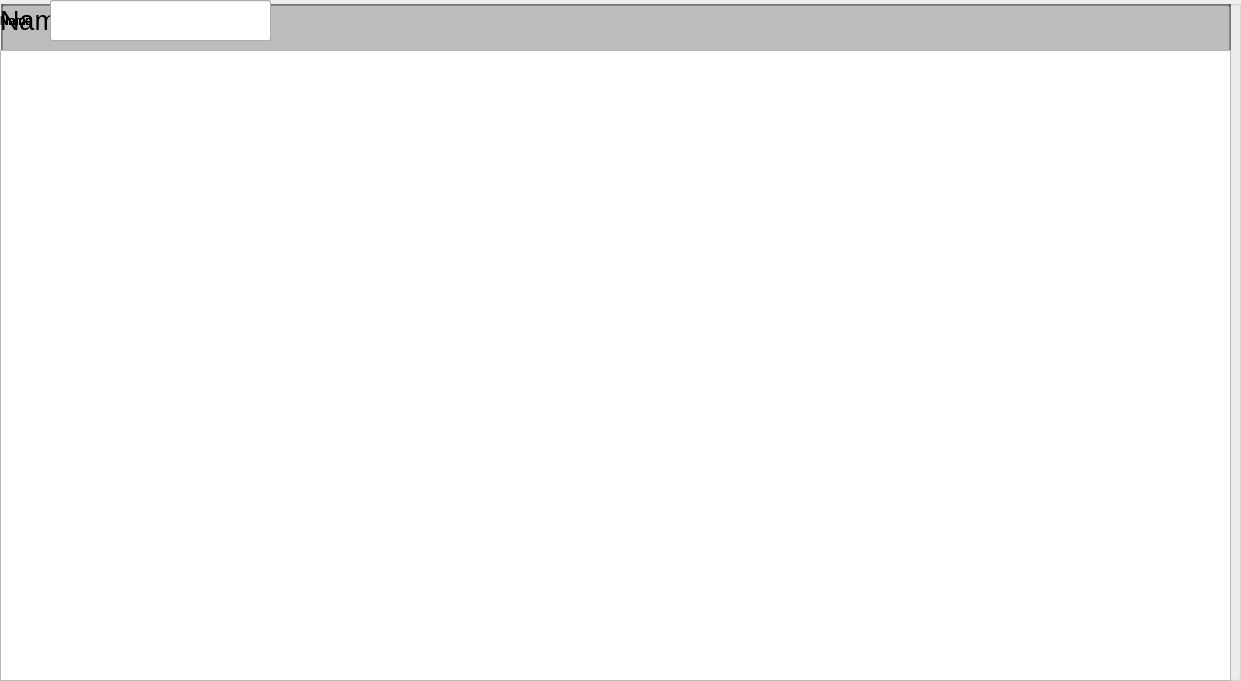
   <widget class="QGroupBox" name="groupBoxAllNotes">
    <property name="geometry">
     <rect>
      <x>100</x>
      <y>0</y>
      <width>1241</width>
      <height>681</height>
     </rect>
    </property>
    <property name="styleSheet">
     <string notr="true"/>
    </property>
    <property name="title">
     <string/>
    </property>
    <widget class="QGroupBox" name="groupBoxNote">
     <property name="geometry">
      <rect>
       <x>0</x>
       <y>0</y>
       <width>1231</width>
       <height>681</height>
      </rect>
     </property>
     <property name="font">
      <font>
       <pointsize>20</pointsize>
      </font>
     </property>
     <property name="styleSheet">
      <string notr="true"/>
     </property>
     <property name="title">
      <string/>
     </property>
     <widget class="QLabel" name="labelNameNote">
      <property name="geometry">
       <rect>
        <x>0</x>
        <y>0</y>
        <width>60</width>
        <height>41</height>
       </rect>
      </property>
      <property name="text">
       <string>Name</string>
      </property>
     </widget>
     <widget class="QLineEdit" name="lineEditNote1">
      <property name="geometry">
       <rect>
        <x>50</x>
        <y>0</y>
        <width>221</width>
        <height>41</height>
       </rect>
      </property>
      <property name="autoFillBackground">
       <bool>false</bool>
      </property>
     </widget>
     <widget class="QTextEdit" name="textEditNote1">
      <property name="geometry">
       <rect>
        <x>0</x>
        <y>50</y>
        <width>1231</width>
        <height>631</height>
       </rect>
      </property>
      <property name="cursor" stdset="0">
       <cursorShape>SizeFDiagCursor</cursorShape>
      </property>
     </widget>
    </widget>
    <widget class="QGroupBox" name="groupBoxNote_2">
     <property name="geometry">
      <rect>
       <x>0</x>
       <y>0</y>
       <width>1231</width>
       <height>681</height>
      </rect>
     </property>
     <property name="title">
      <string/>
     </property>
     <widget class="QLabel" name="labelNameNote_2">
      <property name="geometry">
       <rect>
        <x>0</x>
        <y>0</y>
        <width>60</width>
        <height>41</height>
       </rect>
      </property>
      <property name="text">
       <string>Name</string>
      </property>
     </widget>
     <widget class="QLineEdit" name="lineEditNote2">
      <property name="geometry">
       <rect>
        <x>50</x>
        <y>0</y>
        <width>221</width>
        <height>41</height>
       </rect>
      </property>
      <property name="autoFillBackground">
       <bool>false</bool>
      </property>
     </widget>
     <widget class="QTextEdit" name="textEditNote2">
      <property name="geometry">
       <rect>
        <x>0</x>
        <y>50</y>
        <width>1231</width>
        <height>631</height>
       </rect>
      </property>
     </widget>
    </widget>
    <widget class="QGroupBox" name="groupBoxNote_3">
     <property name="geometry">
      <rect>
       <x>0</x>
       <y>0</y>
       <width>1231</width>
       <height>681</height>
      </rect>
     </property>
     <property name="title">
      <string/>
     </property>
     <widget class="QLabel" name="labelNameNote_3">
      <property name="geometry">
       <rect>
        <x>0</x>
        <y>0</y>
        <width>60</width>
        <height>41</height>
       </rect>
      </property>
      <property name="text">
       <string>Name</string>
      </property>
     </widget>
     <widget class="QLineEdit" name="lineEditNote3">
      <property name="geometry">
       <rect>
        <x>50</x>
        <y>0</y>
        <width>221</width>
        <height>41</height>
       </rect>
      </property>
      <property name="autoFillBackground">
       <bool>false</bool>
      </property>
     </widget>
     <widget class="QTextEdit" name="textEditNote3">
      <property name="geometry">
       <rect>
        <x>0</x>
        <y>50</y>
        <width>1231</width>
        <height>631</height>
       </rect>
      </property>
     </widget>
    </widget>
    <widget class="QGroupBox" name="groupBoxNote_4">
     <property name="geometry">
      <rect>
       <x>0</x>
       <y>0</y>
       <width>1231</width>
       <height>681</height>
      </rect>
     </property>
     <property name="title">
      <string/>
     </property>
     <widget class="QLabel" name="labelNameNote_4">
      <property name="geometry">
       <rect>
        <x>0</x>
        <y>0</y>
        <width>60</width>
        <height>41</height>
       </rect>
      </property>
      <property name="text">
       <string>Name</string>
      </property>
     </widget>
     <widget class="QLineEdit" name="lineEditNote4">
      <property name="geometry">
       <rect>
        <x>50</x>
        <y>0</y>
        <width>221</width>
        <height>41</height>
       </rect>
      </property>
      <property name="autoFillBackground">
       <bool>false</bool>
      </property>
     </widget>
     <widget class="QTextEdit" name="textEditNote4">
      <property name="geometry">
       <rect>
        <x>0</x>
        <y>50</y>
        <width>1231</width>
        <height>631</height>
       </rect>
      </property>
     </widget>
    </widget>
    <widget class="QGroupBox" name="groupBoxNote_5">
     <property name="geometry">
      <rect>
       <x>0</x>
       <y>0</y>
       <width>1231</width>
       <height>681</height>
      </rect>
     </property>
     <property name="title">
      <string/>
     </property>
     <widget class="QLabel" name="labelNameNote_5">
      <property name="geometry">
       <rect>
        <x>0</x>
        <y>0</y>
        <width>60</width>
        <height>41</height>
       </rect>
      </property>
      <property name="text">
       <string>Name</string>
      </property>
     </widget>
     <widget class="QLineEdit" name="lineEditNote5">
      <property name="geometry">
       <rect>
        <x>50</x>
        <y>0</y>
        <width>221</width>
        <height>41</height>
       </rect>
      </property>
      <property name="autoFillBackground">
       <bool>false</bool>
      </property>
     </widget>
     <widget class="QTextEdit" name="textEditNote5">
      <property name="geometry">
       <rect>
        <x>0</x>
        <y>50</y>
        <width>1231</width>
        <height>631</height>
       </rect>
      </property>
     </widget>
    </widget>
    <widget class="QGroupBox" name="groupBoxNote_6">
     <property name="geometry">
      <rect>
       <x>0</x>
       <y>0</y>
       <width>1231</width>
       <height>681</height>
      </rect>
     </property>
     <property name="title">
      <string/>
     </property>
     <widget class="QLabel" name="labelNameNote_6">
      <property name="geometry">
       <rect>
        <x>0</x>
        <y>0</y>
        <width>60</width>
        <height>41</height>
       </rect>
      </property>
      <property name="text">
       <string>Name</string>
      </property>
     </widget>
     <widget class="QLineEdit" name="lineEditNote6">
      <property name="geometry">
       <rect>
        <x>50</x>
        <y>0</y>
        <width>221</width>
        <height>41</height>
       </rect>
      </property>
      <property name="autoFillBackground">
       <bool>false</bool>
      </property>
     </widget>
     <widget class="QTextEdit" name="textEditNote6">
      <property name="geometry">
       <rect>
        <x>0</x>
        <y>50</y>
        <width>1231</width>
        <height>631</height>
       </rect>
      </property>
     </widget>
    </widget>
    <widget class="QGroupBox" name="groupBoxNote_7">
     <property name="geometry">
      <rect>
       <x>0</x>
       <y>0</y>
       <width>1231</width>
       <height>681</height>
      </rect>
     </property>
     <property name="title">
      <string/>
     </property>
     <widget class="QLabel" name="labelNameNote_10">
      <property name="geometry">
       <rect>
        <x>0</x>
        <y>0</y>
        <width>60</width>
        <height>41</height>
       </rect>
      </property>
      <property name="text">
       <string>Name</string>
      </property>
     </widget>
     <widget class="QLineEdit" name="lineEditNote7">
      <property name="geometry">
       <rect>
        <x>50</x>
        <y>0</y>
        <width>221</width>
        <height>41</height>
       </rect>
      </property>
      <property name="autoFillBackground">
       <bool>false</bool>
      </property>
     </widget>
     <widget class="QTextEdit" name="textEditNote7">
      <property name="geometry">
       <rect>
        <x>0</x>
        <y>50</y>
        <width>1231</width>
        <height>631</height>
       </rect>
      </property>
     </widget>
    </widget>
    <widget class="QGroupBox" name="groupBoxNote_8">
     <property name="geometry">
      <rect>
       <x>0</x>
       <y>0</y>
       <width>1231</width>
       <height>681</height>
      </rect>
     </property>
     <property name="title">
      <string/>
     </property>
     <widget class="QLabel" name="labelNameNote_11">
      <property name="geometry">
       <rect>
        <x>0</x>
        <y>0</y>
        <width>60</width>
        <height>41</height>
       </rect>
      </property>
      <property name="text">
       <string>Name</string>
      </property>
     </widget>
     <widget class="QLineEdit" name="lineEditNote8">
      <property name="geometry">
       <rect>
        <x>50</x>
        <y>0</y>
        <width>221</width>
        <height>41</height>
       </rect>
      </property>
      <property name="autoFillBackground">
       <bool>false</bool>
      </property>
     </widget>
     <widget class="QTextEdit" name="textEditNote8">
      <property name="geometry">
       <rect>
        <x>0</x>
        <y>50</y>
        <width>1231</width>
        <height>631</height>
       </rect>
      </property>
     </widget>
    </widget>
    <widget class="QGroupBox" name="groupBoxNote_9">
     <property name="geometry">
      <rect>
       <x>0</x>
       <y>0</y>
       <width>1231</width>
       <height>681</height>
      </rect>
     </property>
     <property name="title">
      <string/>
     </property>
     <widget class="QLabel" name="labelNameNote_12">
      <property name="geometry">
       <rect>
        <x>0</x>
        <y>0</y>
        <width>60</width>
        <height>41</height>
       </rect>
      </property>
      <property name="text">
       <string>Name</string>
      </property>
     </widget>
     <widget class="QLineEdit" name="lineEditNote9">
      <property name="geometry">
       <rect>
        <x>50</x>
        <y>0</y>
        <width>221</width>
        <height>41</height>
       </rect>
      </property>
      <property name="autoFillBackground">
       <bool>false</bool>
      </property>
     </widget>
     <widget class="QTextEdit" name="textEditNote9">
      <property name="geometry">
       <rect>
        <x>0</x>
        <y>50</y>
        <width>1231</width>
        <height>631</height>
       </rect>
      </property>
     </widget>
    </widget>
    <widget class="QGroupBox" name="groupBoxNote_10">
     <property name="geometry">
      <rect>
       <x>0</x>
       <y>0</y>
       <width>1231</width>
       <height>681</height>
      </rect>
     </property>
     <property name="styleSheet">
      <string notr="true"/>
     </property>
     <property name="title">
      <string/>
     </property>
     <widget class="QLabel" name="labelNameNote_13">
      <property name="geometry">
       <rect>
        <x>0</x>
        <y>0</y>
        <width>60</width>
        <height>41</height>
       </rect>
      </property>
      <property name="text">
       <string>Name</string>
      </property>
     </widget>
     <widget class="QLineEdit" name="lineEditNote10">
      <property name="geometry">
       <rect>
        <x>50</x>
        <y>0</y>
        <width>221</width>
        <height>41</height>
       </rect>
      </property>
      <property name="autoFillBackground">
       <bool>false</bool>
      </property>
     </widget>
     <widget class="QTextEdit" name="textEditNote10">
      <property name="geometry">
       <rect>
        <x>0</x>
        <y>50</y>
        <width>1231</width>
        <height>631</height>
       </rect>
      </property>
     </widget>
    </widget>
    <widget class="QGroupBox" name="groupBoxNote_11">
     <property name="geometry">
      <rect>
       <x>0</x>
       <y>0</y>
       <width>1231</width>
       <height>681</height>
      </rect>
     </property>
     <property name="title">
      <string/>
     </property>
     <widget class="QLabel" name="labelNameNote11">
      <property name="geometry">
       <rect>
        <x>0</x>
        <y>0</y>
        <width>60</width>
        <height>41</height>
       </rect>
      </property>
      <property name="text">
       <string>Name</string>
      </property>
     </widget>
     <widget class="QLineEdit" name="lineEditNote11">
      <property name="geometry">
       <rect>
        <x>50</x>
        <y>0</y>
        <width>221</width>
        <height>41</height>
       </rect>
      </property>
      <property name="autoFillBackground">
       <bool>false</bool>
      </property>
     </widget>
     <widget class="QTextEdit" name="textEditNote11">
      <property name="geometry">
       <rect>
        <x>0</x>
        <y>50</y>
        <width>1231</width>
        <height>631</height>
       </rect>
      </property>
     </widget>
    </widget>
    <widget class="QGroupBox" name="groupBoxNote_12">
     <property name="geometry">
      <rect>
       <x>0</x>
       <y>0</y>
       <width>1231</width>
       <height>681</height>
      </rect>
     </property>
     <property name="title">
      <string/>
     </property>
     <widget class="QLabel" name="labelNameNote_15">
      <property name="geometry">
       <rect>
        <x>0</x>
        <y>0</y>
        <width>60</width>
        <height>41</height>
       </rect>
      </property>
      <property name="text">
       <string>Name</string>
      </property>
     </widget>
     <widget class="QLineEdit" name="lineEditNote12">
      <property name="geometry">
       <rect>
        <x>50</x>
        <y>0</y>
        <width>221</width>
        <height>41</height>
       </rect>
      </property>
      <property name="autoFillBackground">
       <bool>false</bool>
      </property>
     </widget>
     <widget class="QTextEdit" name="textEditNote12">
      <property name="geometry">
       <rect>
        <x>0</x>
        <y>50</y>
        <width>1231</width>
        <height>631</height>
       </rect>
      </property>
     </widget>
    </widget>
    <widget class="QGroupBox" name="groupBoxNote_13">
     <property name="geometry">
      <rect>
       <x>0</x>
       <y>0</y>
       <width>1231</width>
       <height>681</height>
      </rect>
     </property>
     <property name="title">
      <string/>
     </property>
     <widget class="QLabel" name="labelNameNote_17">
      <property name="geometry">
       <rect>
        <x>0</x>
        <y>0</y>
        <width>60</width>
        <height>41</height>
       </rect>
      </property>
      <property name="text">
       <string>Name</string>
      </property>
     </widget>
     <widget class="QLineEdit" name="lineEditNote13">
      <property name="geometry">
       <rect>
        <x>50</x>
        <y>0</y>
        <width>221</width>
        <height>41</height>
       </rect>
      </property>
      <property name="autoFillBackground">
       <bool>false</bool>
      </property>
     </widget>
     <widget class="QTextEdit" name="textEditNote13">
      <property name="geometry">
       <rect>
        <x>0</x>
        <y>50</y>
        <width>1231</width>
        <height>631</height>
       </rect>
      </property>
     </widget>
    </widget>
    <widget class="QGroupBox" name="groupBoxNote_14">
     <property name="geometry">
      <rect>
       <x>0</x>
       <y>0</y>
       <width>1231</width>
       <height>681</height>
      </rect>
     </property>
     <property name="title">
      <string/>
     </property>
     <widget class="QLabel" name="labelNameNote_18">
      <property name="geometry">
       <rect>
        <x>0</x>
        <y>0</y>
        <width>60</width>
        <height>41</height>
       </rect>
      </property>
      <property name="text">
       <string>Name</string>
      </property>
     </widget>
     <widget class="QLineEdit" name="lineEditNote14">
      <property name="geometry">
       <rect>
        <x>50</x>
        <y>0</y>
        <width>221</width>
        <height>41</height>
       </rect>
      </property>
      <property name="autoFillBackground">
       <bool>false</bool>
      </property>
     </widget>
     <widget class="QTextEdit" name="textEditNote14">
      <property name="geometry">
       <rect>
        <x>0</x>
        <y>50</y>
        <width>1231</width>
        <height>631</height>
       </rect>
      </property>
     </widget>
    </widget>
    <widget class="QGroupBox" name="groupBoxNote_15">
     <property name="geometry">
      <rect>
       <x>0</x>
       <y>0</y>
       <width>1231</width>
       <height>681</height>
      </rect>
     </property>
     <property name="title">
      <string/>
     </property>
     <widget class="QLabel" name="labelNameNote_20">
      <property name="geometry">
       <rect>
        <x>0</x>
        <y>0</y>
        <width>60</width>
        <height>41</height>
       </rect>
      </property>
      <property name="text">
       <string>Name</string>
      </property>
     </widget>
     <widget class="QLineEdit" name="lineEditNote15">
      <property name="geometry">
       <rect>
        <x>50</x>
        <y>0</y>
        <width>221</width>
        <height>41</height>
       </rect>
      </property>
      <property name="autoFillBackground">
       <bool>false</bool>
      </property>
     </widget>
     <widget class="QTextEdit" name="textEditNote15">
      <property name="geometry">
       <rect>
        <x>0</x>
        <y>50</y>
        <width>1231</width>
        <height>631</height>
       </rect>
      </property>
     </widget>
    </widget>
    <widget class="QGroupBox" name="groupBoxNote_16">
     <property name="geometry">
      <rect>
       <x>0</x>
       <y>0</y>
       <width>1231</width>
       <height>681</height>
      </rect>
     </property>
     <property name="title">
      <string/>
     </property>
     <widget class="QLabel" name="labelNameNote_21">
      <property name="geometry">
       <rect>
        <x>0</x>
        <y>0</y>
        <width>60</width>
        <height>41</height>
       </rect>
      </property>
      <property name="text">
       <string>Name</string>
      </property>
     </widget>
     <widget class="QLineEdit" name="lineEditNote16">
      <property name="geometry">
       <rect>
        <x>50</x>
        <y>0</y>
        <width>221</width>
        <height>41</height>
       </rect>
      </property>
      <property name="autoFillBackground">
       <bool>false</bool>
      </property>
     </widget>
     <widget class="QTextEdit" name="textEditNote16">
      <property name="geometry">
       <rect>
        <x>0</x>
        <y>50</y>
        <width>1231</width>
        <height>631</height>
       </rect>
      </property>
     </widget>
    </widget>
    <widget class="QGroupBox" name="groupBoxNote_17">
     <property name="geometry">
      <rect>
       <x>0</x>
       <y>0</y>
       <width>1231</width>
       <height>681</height>
      </rect>
     </property>
     <property name="title">
      <string/>
     </property>
     <widget class="QLabel" name="labelNameNote_22">
      <property name="geometry">
       <rect>
        <x>0</x>
        <y>0</y>
        <width>60</width>
        <height>41</height>
       </rect>
      </property>
      <property name="text">
       <string>Name</string>
      </property>
     </widget>
     <widget class="QLineEdit" name="lineEditNote17">
      <property name="geometry">
       <rect>
        <x>50</x>
        <y>0</y>
        <width>221</width>
        <height>41</height>
       </rect>
      </property>
      <property name="autoFillBackground">
       <bool>false</bool>
      </property>
     </widget>
     <widget class="QTextEdit" name="textEditNote17">
      <property name="geometry">
       <rect>
        <x>0</x>
        <y>50</y>
        <width>1231</width>
        <height>631</height>
       </rect>
      </property>
     </widget>
    </widget>
    <widget class="QGroupBox" name="groupBoxNote_18">
     <property name="geometry">
      <rect>
       <x>0</x>
       <y>0</y>
       <width>1231</width>
       <height>681</height>
      </rect>
     </property>
     <property name="title">
      <string/>
     </property>
     <widget class="QLabel" name="labelNameNote_23">
      <property name="geometry">
       <rect>
        <x>0</x>
        <y>0</y>
        <width>60</width>
        <height>41</height>
       </rect>
      </property>
      <property name="text">
       <string>Name</string>
      </property>
     </widget>
     <widget class="QLineEdit" name="lineEditNote18">
      <property name="geometry">
       <rect>
        <x>50</x>
        <y>0</y>
        <width>221</width>
        <height>41</height>
       </rect>
      </property>
      <property name="autoFillBackground">
       <bool>false</bool>
      </property>
     </widget>
     <widget class="QTextEdit" name="textEditNote18">
      <property name="geometry">
       <rect>
        <x>0</x>
        <y>50</y>
        <width>1231</width>
        <height>631</height>
       </rect>
      </property>
     </widget>
    </widget>
    <widget class="QGroupBox" name="groupBoxNote_19">
     <property name="geometry">
      <rect>
       <x>0</x>
       <y>0</y>
       <width>1231</width>
       <height>681</height>
      </rect>
     </property>
     <property name="title">
      <string/>
     </property>
     <widget class="QLabel" name="labelNameNote_24">
      <property name="geometry">
       <rect>
        <x>0</x>
        <y>0</y>
        <width>60</width>
        <height>41</height>
       </rect>
      </property>
      <property name="text">
       <string>Name</string>
      </property>
     </widget>
     <widget class="QLineEdit" name="lineEditNote19">
      <property name="geometry">
       <rect>
        <x>50</x>
        <y>0</y>
        <width>221</width>
        <height>41</height>
       </rect>
      </property>
      <property name="autoFillBackground">
       <bool>false</bool>
      </property>
     </widget>
     <widget class="QTextEdit" name="textEditNote19">
      <property name="geometry">
       <rect>
        <x>0</x>
        <y>50</y>
        <width>1231</width>
        <height>631</height>
       </rect>
      </property>
     </widget>
    </widget>
    <widget class="QGroupBox" name="groupBoxNote_20">
     <property name="geometry">
      <rect>
       <x>0</x>
       <y>0</y>
       <width>1231</width>
       <height>681</height>
      </rect>
     </property>
     <property name="title">
      <string/>
     </property>
     <widget class="QLabel" name="labelNameNote_25">
      <property name="geometry">
       <rect>
        <x>0</x>
        <y>0</y>
        <width>60</width>
        <height>41</height>
       </rect>
      </property>
      <property name="text">
       <string>Name</string>
      </property>
     </widget>
     <widget class="QLineEdit" name="lineEditNote20">
      <property name="geometry">
       <rect>
        <x>50</x>
        <y>0</y>
        <width>221</width>
        <height>41</height>
       </rect>
      </property>
      <property name="autoFillBackground">
       <bool>false</bool>
      </property>
     </widget>
     <widget class="QTextEdit" name="textEditNote20">
      <property name="geometry">
       <rect>
        <x>0</x>
        <y>50</y>
        <width>1231</width>
        <height>631</height>
       </rect>
      </property>
     </widget>
    </widget>
    <zorder>groupBoxNote_2</zorder>
    <zorder>groupBoxNote_3</zorder>
    <zorder>groupBoxNote_4</zorder>
    <zorder>groupBoxNote_5</zorder>
    <zorder>groupBoxNote_6</zorder>
    <zorder>groupBoxNote_7</zorder>
    <zorder>groupBoxNote_8</zorder>
    <zorder>groupBoxNote_9</zorder>
    <zorder>groupBoxNote_10</zorder>
    <zorder>groupBoxNote_11</zorder>
    <zorder>groupBoxNote_12</zorder>
    <zorder>groupBoxNote_13</zorder>
    <zorder>groupBoxNote_14</zorder>
    <zorder>groupBoxNote_15</zorder>
    <zorder>groupBoxNote_16</zorder>
    <zorder>groupBoxNote_17</zorder>
    <zorder>groupBoxNote_18</zorder>
    <zorder>groupBoxNote_19</zorder>
    <zorder>groupBoxNote_20</zorder>
    <zorder>groupBoxNote</zorder>
   </widget>
